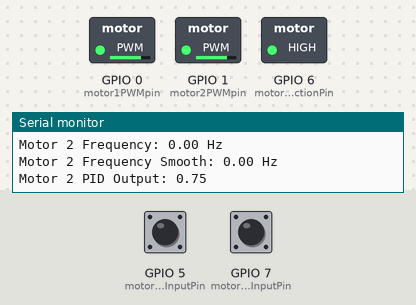
Simulated run of this sketch. Board: ESP32-S3. Parts: switched loads named in the sketch (green lamp = pin HIGH), the last lines printed to the serial monitor. The test bench sets the inputs (shaded band); at power-on: GPIO 5 (motor2EncoderInputPin) HIGH, GPIO 7 (motor1EncoderInputPin) HIGH.

Above: at 1.2 s.
1.3 s: GPIO 5 (motor2EncoderInputPin) driven LOW
At 4.0 s:
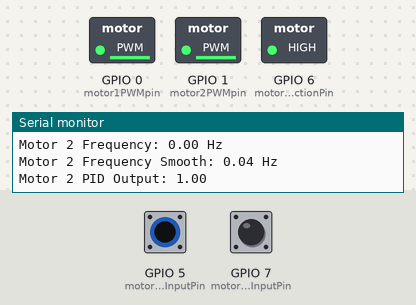
4.3 s: GPIO 7 (motor1EncoderInputPin) driven LOW
5.8 s: GPIO 5 (motor2EncoderInputPin) pulsed HIGH 5 times (0.12 s each, 0.3 s apart)
8.8 s: GPIO 7 (motor1EncoderInputPin) pulsed HIGH 5 times (0.12 s each, 0.3 s apart)
Timing chart, 0 to 11.8 s (numbered marks = the images above; inputs shaded):
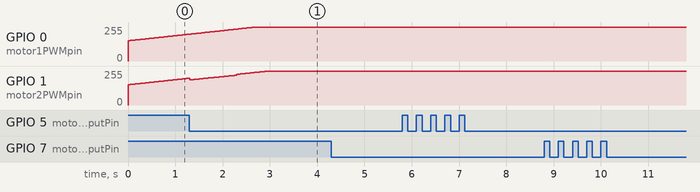

The sketch:

PID.ino
```cpp
#include <WiFi.h>
#include "driver/ledc.h"
const char* ssid = "MotorControl";  // AP mode SSID, no password needed

// HTML content for web page with sliders for speed and buttons for direction
const char body[] PROGMEM = R"===(
<!DOCTYPE html>
<html><body>
<h1>Motor Control</h1>
<p>Adjust the sliders to set each motor's speed and use buttons to set direction.</p>

<!-- Motor 1 Controls -->
<h2>Motor 1</h2>
<label for='speed1'>Speed (0 to 100%): </label>
<input type='range' id='speed1' min='0' max='100' value='50' oninput='updateSpeed(1)'><span id='speedValue1'>50</span>%<br><br>
<button onclick="updateDirection(1, 1)">Forward</button>
<button onclick="updateDirection(1, 0)">Reverse</button>

<!-- Motor 2 Controls -->
<h2>Motor 2</h2>
<label for='speed2'>Speed (0 to 100%): </label>
<input type='range' id='speed2' min='0' max='100' value='50' oninput='updateSpeed(2)'><span id='speedValue2'>50</span>%<br><br>
<button onclick="updateDirection(2, 1)">Forward</button>
<button onclick="updateDirection(2, 0)">Reverse</button>

<script>
  function updateSpeed(motor) {
    let speed = document.getElementById('speed' + motor).value;
    document.getElementById('speedValue' + motor).innerText = speed + '%';
    fetch(`/update?motor=${motor}&speed=${speed}`);
  }
  function updateDirection(motor, direction) {
    fetch(`/update?motor=${motor}&direction=${direction}`);
  }
</script>
</body></html>
)===";

WiFiServer server(80);    // HTTP server on port 80

const int PWM_FREQ = 500;

// Smoothing using an exponential moving average
//smoothing factor of 0 is not smoothing and 1 is max smoothing(constant value)
const float SMOOTHING_FACTOR = 0.5;

// Motor 1 pins
const int motor1DirectionPin = 6;
const int motor1PWMpin = 0;
const int motor1EncoderInputPin = 7;//sometimes 5
unsigned long motor1LastEncoderTime = millis();
unsigned long motor1LastEncoderMillis = 0;
bool motor1LastEncoderState = HIGH;
float motor1Frequency = 0;
float motor1FrequencySmooth = 0;

// Motor 2 pins
const int motor2DirectionPin = 4;
const int motor2PWMpin = 1;
const int motor2EncoderInputPin = 5;//sometimes 7
unsigned long motor2LastEncoderTime = millis();
unsigned long motor2LastEncoderMillis = 0;
bool motor2LastEncoderState = HIGH;
float motor2Frequency = 0;
float motor2FrequencySmooth = 0;


const int resolution = 8; // Resolution for PWM duty cycle (8-bit) max: 2^8 - 1 = 255
int maxDutyCycle = pow(2, resolution) - 1;
ledc_channel_t motor1Channel = LEDC_CHANNEL_0;
ledc_timer_t motor1Timer = LEDC_TIMER_0;
ledc_channel_t motor2Channel = LEDC_CHANNEL_1;
ledc_timer_t motor2Timer = LEDC_TIMER_1;

void configureMotor1Pin(){
  ledc_timer_config_t motor1TimerConfig = {
    .speed_mode = LEDC_LOW_SPEED_MODE,
    .duty_resolution = LEDC_TIMER_8_BIT,
    .timer_num = motor1Timer,
    .freq_hz = PWM_FREQ,
    .clk_cfg = LEDC_AUTO_CLK
  };
  ledc_timer_config(&motor1TimerConfig);

  ledc_channel_config_t motor1ChannelConfig = {
    .gpio_num = motor1PWMpin,
    .speed_mode = LEDC_LOW_SPEED_MODE,
    .channel = motor1Channel,
    .timer_sel = motor1Timer,
    .duty = 0,
    .hpoint = 0
  };
  ledc_channel_config(&motor1ChannelConfig);
}

void configureMotor2Pin(){
   ledc_timer_config_t motor2TimerConfig = {
    .speed_mode = LEDC_LOW_SPEED_MODE,
    .duty_resolution = LEDC_TIMER_8_BIT,
    .timer_num = motor2Timer,
    .freq_hz = PWM_FREQ,
    .clk_cfg = LEDC_AUTO_CLK
  };
  ledc_timer_config(&motor2TimerConfig);

  ledc_channel_config_t motor2ChannelConfig = {
    .gpio_num = motor2PWMpin,
    .speed_mode = LEDC_LOW_SPEED_MODE,
    .channel = motor2Channel,
    .timer_sel = motor2Timer,
    .duty = 0,
    .hpoint = 0
  };
  ledc_channel_config(&motor2ChannelConfig);
}


// int dutyCycle2 = 8191;     // Default duty cycle for motor 2 (50%)
bool motor1Direction = true; // Motor 1 direction
bool motor2Direction = true; // Motor 2 direction

void updateMotor1Direction() {
  digitalWrite(motor1DirectionPin, motor1Direction ? HIGH : LOW);
}

void updateMotor2Direction() {
  digitalWrite(motor2DirectionPin, motor2Direction ? HIGH : LOW);
}

//valid speeds are 0 to 1
void updateMotor1Speed(float speed) {
  int dutyCycle = speed * maxDutyCycle;
  ledc_set_duty(LEDC_LOW_SPEED_MODE, motor1Channel, dutyCycle);
  ledc_update_duty(LEDC_LOW_SPEED_MODE, motor1Channel);
}

void updateMotor2Speed(float speed) {
  int dutyCycle = speed * maxDutyCycle;
  ledc_set_duty(LEDC_LOW_SPEED_MODE, motor2Channel, dutyCycle);
  ledc_update_duty(LEDC_LOW_SPEED_MODE, motor2Channel);
}

void readMotor1Encoder(){
  bool encoderState = digitalRead(motor1EncoderInputPin);
  int currentMillis = millis();
  float timePeriod = (currentMillis - motor1LastEncoderMillis) / 1000.0;
  if (motor1LastEncoderState == HIGH && encoderState == LOW) {
    if(timePeriod > 0.005){
      //Serial.printf("Time period: %f\n", timePeriod);
      motor1Frequency = 1 / (timePeriod *20);
      //Serial.printf("Motor 1 Frequency: %f\n", motor1Frequency);
      motor1FrequencySmooth = (1 - SMOOTHING_FACTOR) * motor1FrequencySmooth + SMOOTHING_FACTOR * motor1Frequency;
      //Serial.printf("Motor 1 Frequency Smooth: %f\n", motor1FrequencySmooth);
    }
    motor1LastEncoderMillis = currentMillis;
  }
  else if(timePeriod > 1){
    //if it hasn't moved in 1 second set the frequency to 0
    motor1Frequency = 0;
    motor1FrequencySmooth = (1 - SMOOTHING_FACTOR) * motor1FrequencySmooth + SMOOTHING_FACTOR * motor1Frequency;
    motor1LastEncoderMillis = currentMillis;
  }
  motor1LastEncoderState = encoderState;
}

void readMotor2Encoder(){
  bool encoderState = digitalRead(motor2EncoderInputPin);
  int currentMillis = millis();
  float timePeriod = (currentMillis - motor2LastEncoderMillis) / 1000.0;
  if (motor2LastEncoderState == HIGH && encoderState == LOW) {
    if(timePeriod > 0.005){
      motor2Frequency = 1 / (timePeriod *20);
      motor2FrequencySmooth = (1 - SMOOTHING_FACTOR) * motor2FrequencySmooth + SMOOTHING_FACTOR * motor2Frequency;
    }
    motor2LastEncoderMillis = currentMillis;
  }
  else if(timePeriod > 1){
    motor2Frequency = 0;
    motor2FrequencySmooth = (1 - SMOOTHING_FACTOR) * motor2FrequencySmooth + SMOOTHING_FACTOR * motor2Frequency;
    motor2LastEncoderMillis = currentMillis;
  }
  motor2LastEncoderState = encoderState;
}

// PID Constants
const float KP = 0.6;   // Increased for faster response
const float KI = 0.15;   // Increased to reduce steady-state error
const float KD = 0.08;   // Adjusted for better damping

// PID Variables
float motor1TargetFrequency = 1;  // Target frequency in Hz
float motor1LastError = 0.0;
float motor1Integral = 0.0;
unsigned long motor1LastPIDTime = 0;

// Add this function to calculate PID output
float calculateMotor1PID() {
    float error = motor1TargetFrequency - motor1FrequencySmooth;
    unsigned long currentTime = micros();
    float deltaTime = (currentTime - motor1LastPIDTime) / 1000000.0;// Convert to seconds

    // Only update if some time has passed
    if (deltaTime > 0) {
        motor1Integral += error * deltaTime;
        float derivative = (error - motor1LastError) / deltaTime;

        if(timeToPrint()){
          Serial.printf("Error: %.2f, Integral: %.2f, Derivative: %.2f\n", error, motor1Integral, derivative);
        }

        float output = (KP * error) + (KI * motor1Integral) + (KD * derivative);

        if(timeToPrint()){
          Serial.printf("Raw Output: %.2f\n", output);
        }

        // Clamp output to valid range (0 to 1)
        output = constrain(output, 0.0, 1.0);

        motor1LastError = error;
        motor1LastPIDTime = currentTime;
        return output;
    }
    Serial.printf("No time passed\n");
    return 0;
}

float motor2TargetFrequency = 1;
float motor2LastError = 0.0;
float motor2Integral = 0.0;
unsigned long motor2LastPIDTime = 0;

float calculateMotor2PID() {
  float error = motor2TargetFrequency - motor2FrequencySmooth;
  unsigned long currentTime = micros();
  float deltaTime = (currentTime - motor2LastPIDTime) / 1000000.0;// Convert to seconds

  // Only update if some time has passed
  if (deltaTime > 0) {
    motor2Integral += error * deltaTime;
    float derivative = (error - motor2LastError) / deltaTime;

    if(timeToPrint()){
      Serial.printf("Error: %.2f, Integral: %.2f, Derivative: %.2f\n", error, motor2Integral, derivative);
    }

    float output = (KP * error) + (KI * motor2Integral) + (KD * derivative);

    if(timeToPrint()){
      Serial.printf("Raw Output: %.2f\n", output);
    }

    // Clamp output to valid range (0 to 1)
    output = constrain(output, 0.0, 1.0);

    motor2LastError = error;
    motor2LastPIDTime = currentTime;
    return output;
  }
  Serial.printf("No time passed\n");
  return 0;
}

void setup() {
  Serial.begin(115200);
  WiFi.softAP(ssid, "");  // Start WiFi in AP mode, no password required
  Serial.println(ssid);
  Serial.print("AP IP address: ");
  Serial.println(WiFi.softAPIP());
  server.begin();

  // Setup motor control pins and PWM
  pinMode(motor1DirectionPin, OUTPUT);
  configureMotor1Pin();
  configureMotor2Pin();

  // Set initial motor directions
  updateMotor1Direction();
  updateMotor2Direction();
  // Add this after the pinMode for encoder
  pinMode(motor1EncoderInputPin, INPUT_PULLUP);  // Enable internal pullup
  pinMode(motor2EncoderInputPin, INPUT_PULLUP);  // Enable internal pullup
}

int lastPrintTime = millis();
bool timeToPrint(){
  return millis() - lastPrintTime > 1000;
}

void loop() {
  // Add this at the start of loop() to print frequency

  // Replace direct speed setting with PID control
  float motor1PIDOutput = calculateMotor1PID();
  updateMotor1Speed(motor1PIDOutput);

  float motor2PIDOutput = calculateMotor2PID();
  updateMotor2Speed(motor2PIDOutput);

  readMotor1Encoder();
  readMotor2Encoder();

  if(timeToPrint()){
    Serial.printf("Motor 1 Frequency: %.2f Hz\n", motor1Frequency);
    Serial.printf("Motor 1 Frequency Smooth: %.2f Hz\n", motor1FrequencySmooth);
    Serial.printf("Motor 1 PID Output: %.2f\n", motor1PIDOutput);

    Serial.printf("Motor 2 Frequency: %.2f Hz\n", motor2Frequency);
    Serial.printf("Motor 2 Frequency Smooth: %.2f Hz\n", motor2FrequencySmooth);
    Serial.printf("Motor 2 PID Output: %.2f\n", motor2PIDOutput);

    lastPrintTime = millis();
  }
  // WiFiClient client = server.accept();  // Check for incoming client connection
  // if (client) {
  //   String currentLine = "";               // String to hold incoming data
  //   while (client.connected()) {
  //     if (client.available()) {            // If there are bytes to read
  //       char c = client.read();            // Read a byte
  //       if (c == '\n') {
  //         if (currentLine.length() == 0) {
  //           client.print(body);            // Send HTML page to client
  //           break;
  //         } else {
  //           // Handle GET request to update speed or direction
  //           if (currentLine.startsWith("GET /update?")) {
  //             int motor = -1;
  //             if (currentLine.indexOf("motor=") > -1) {
  //               motor = currentLine.substring(currentLine.indexOf("motor=") + 6).toInt();
  //             }

  //             if (currentLine.indexOf("speed=") > -1) {
  //               int newSpeed = currentLine.substring(currentLine.indexOf("speed=") + 6).toInt();
  //               int newDutyCycle = map(newSpeed, 0, 100, 0, 16360);

  //               if (motor == 1) {
  //                 dutyCycle1 = newDutyCycle;
  //                 ledcWrite(pwmPin1, dutyCycle1);
  //                 Serial.printf("Motor 1 updated speed: %d%%, duty cycle: %d\n", newSpeed, dutyCycle1);
  //               } else if (motor == 2) {
  //                 dutyCycle2 = newDutyCycle;
  //                 ledcWrite(pwmPin2, dutyCycle2);
  //                 Serial.printf("Motor 2 updated speed: %d%%, duty cycle: %d\n", newSpeed, dutyCycle2);
  //               }
  //             }

  //             if (currentLine.indexOf("direction=") > -1) {
  //               int newDirection = currentLine.substring(currentLine.indexOf("direction=") + 10).toInt();
  //               if (motor == 1) {
  //                 motorDirection1 = newDirection == 1;
  //                 updateMotorDirection(1);
  //                 Serial.printf("Motor 1 updated direction: %s\n", motorDirection1 ? "Forward" : "Reverse");
  //               } else if (motor == 2) {
  //                 motorDirection2 = newDirection == 1;
  //                 updateMotorDirection(2);
  //                 Serial.printf("Motor 2 updated direction: %s\n", motorDirection2 ? "Forward" : "Reverse");
  //               }
  //             }
  //           }
  //           currentLine = "";               // Clear the line for the next input
  //         }
  //       } else if (c != '\r') {
  //         currentLine += c;                // Add character to current line
  //       }
  //     }
  //   }
  //   client.stop();  // Close the connection with the client
  // }
}
```
